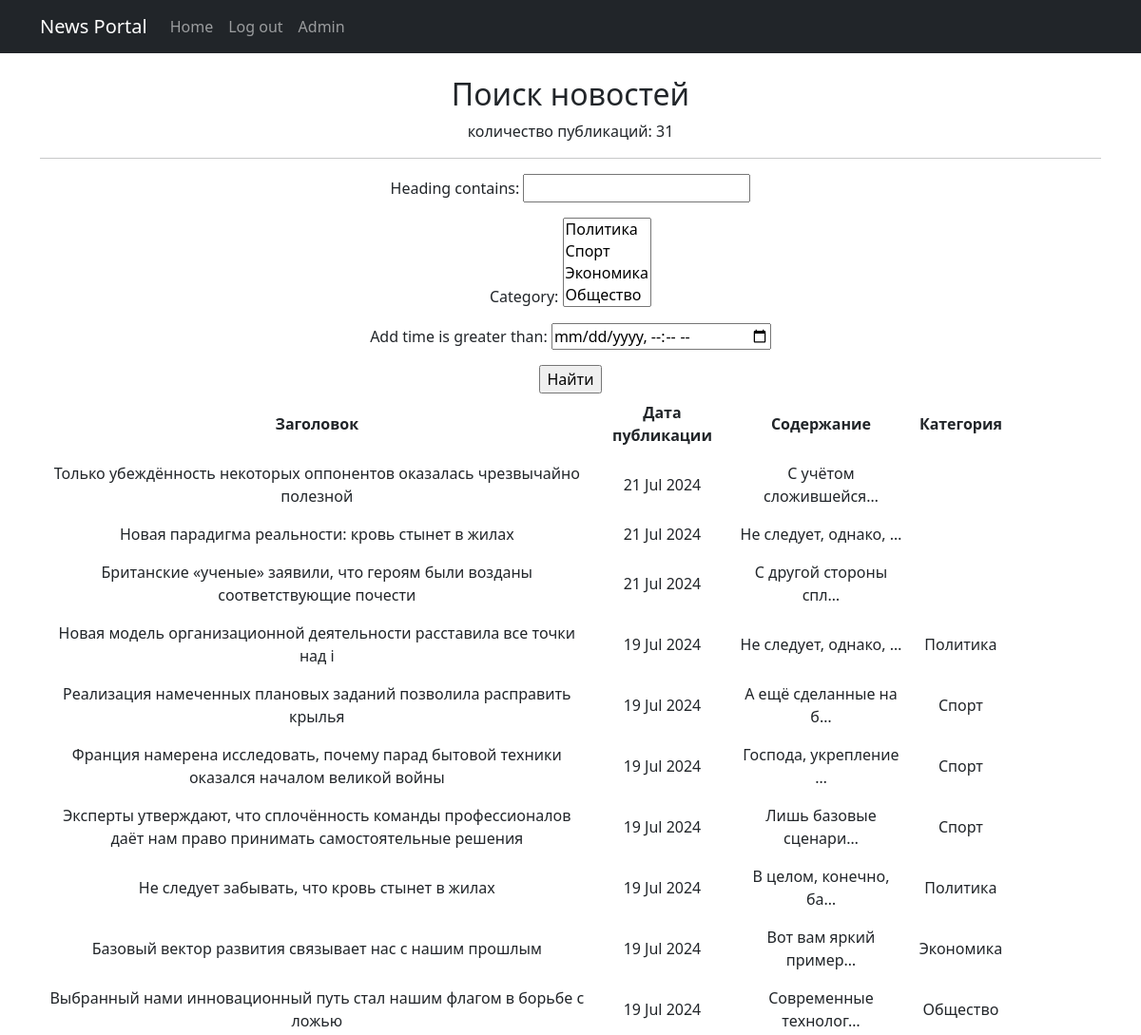
Page /news/search/ (upper part) on the earlier database version.
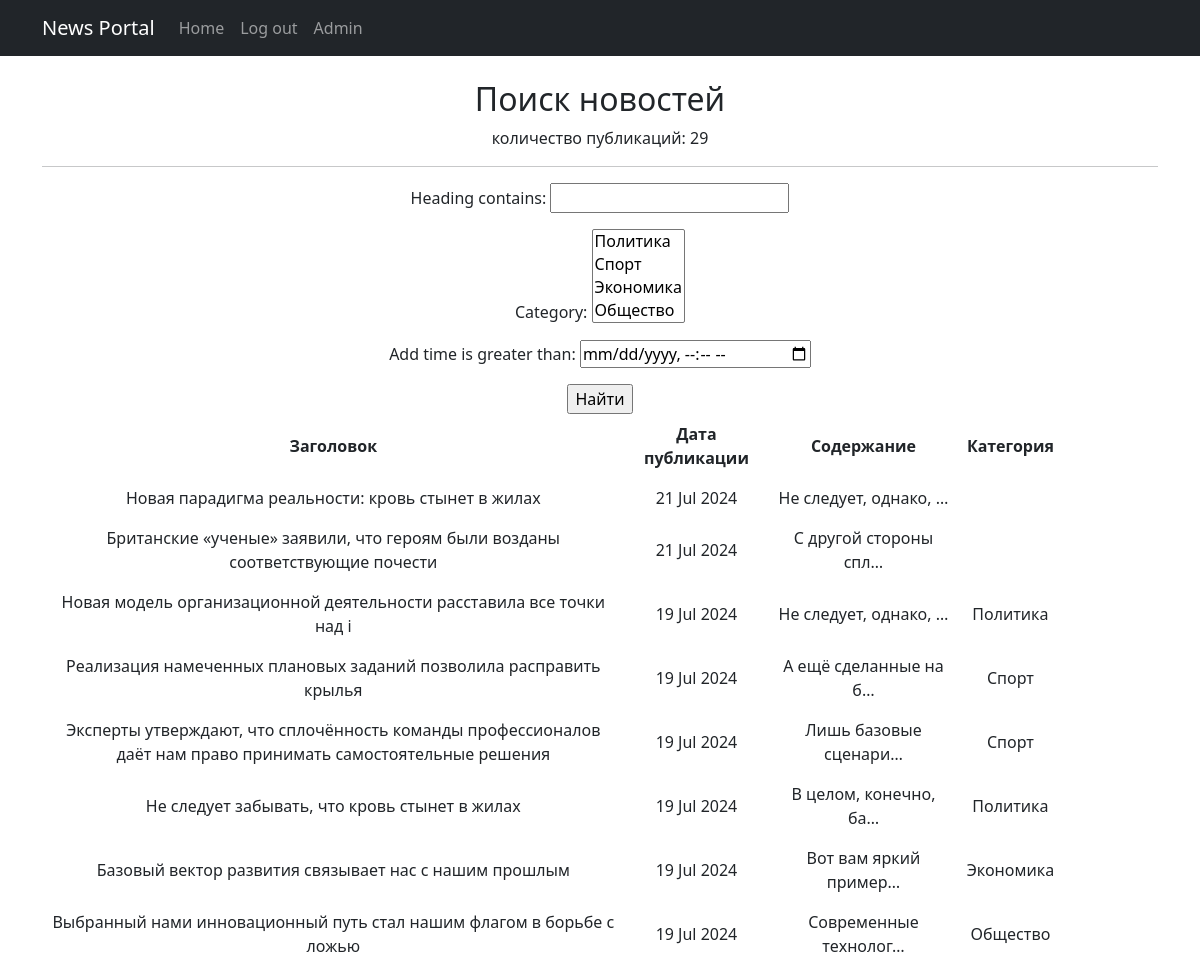
Same page on the later database version.
### news/models.py (models this page shows, shortened)
class Post(models.Model):
    article = "AR"
    news = "NW"
    TYPES = [
        (article, 'Статья'),
        (news, 'Новость')
    ]
    author = models.ForeignKey(User, on_delete=models.CASCADE)
    type = models.CharField(max_length=2, choices=TYPES, default=article)
    add_time = models.DateTimeField(auto_now_add=True)
    category = models.ManyToManyField(Category, through='PostCategory')
    heading = models.CharField(max_length=255, )
    text = models.TextField()
    rating = models.IntegerField(default=0)

class Category(models.Model):
    category_name = models.CharField(max_length=255, unique=True)
    def __str__(self):
        return f'{self.category_name}'

### news/views.py (the view)
# urls.py: path('search/', PostSearch.as_view(), name='post_search'),
class PostSearch(ListView):
    model = Post
    template_name = 'post_search.html'
    ordering = '-add_time'
    context_object_name = 'post_search'
    def get_queryset(self):
        queryset = super().get_queryset()
        self.filterset = PostFilter(self.request.GET, queryset)
        return self.filterset.qs
    def get_context_data(self, **kwargs):
        context = super().get_context_data(**kwargs)
        context['filterset'] = self.filterset
        return context

### news/templatetags/custom_filters.py (called while the page is built)
@register.filter()
def censor(value):
    try:
        if type(value) is str:
            for word in censor_list:
                if word in value.lower().split():
                    value = value.replace(word[1:], "*" * len(word[1:]))
            return value
    except TypeError as e:
        print(e)

### templates/post_search.html (shortened to what this page needs)
{% extends 'flatpages/default.html' %}
{% load custom_filters %}
{% block content %}
    <br>
    <h2>Поиск новостей</h2>
    <p> количество публикаций: {{ post_search|length }} </p>
    <hr>
    <form action="" method="get">
        {{ filterset.form.as_p }}
        <input type="submit" value="Найти" />
    </form>
    {% if post_search %}
        <table width="100%" cellpadding="8px">
            <tr>
                <td> <strong> Заголовок </strong> </td>
                <td> <strong> Дата публикации </strong> </td>
                <td> <strong> Содержание </strong> </td>
                <td> <strong> Категория </strong> </td>
            </tr>
            {% for post in post_search %}
            <tr>
                <td> {{ post.heading|censor }}</td>
                <td> {{ post.add_time|date:'d M Y' }} </td>
                <td> {{ post.text|censor|truncatechars:21 }} </td>
                {% for cat in post.category.all %}
                    <td> {{cat.category_name}} </td>
                {% endfor %}
            </tr>
            {% endfor %}
        </table>
    {% else %}
        <h2>Новостей нет!</h2>
    {% endif %}
{% endblock content %}

Differences in the rows shown:
removed Post: heading|censor "Только убеждённость некоторых оппонентов оказалась чрезвычайно полезной", add_time "21 Jul 2024", text|censor "С учётом сложившейся…"
removed Post: heading|censor "Франция намерена исследовать, почему парад бытовой техники оказался началом великой войны", add_time "19 Jul 2024", text|censor "Господа, укрепление …", Category (category_name "Спорт")
Other differences:
{{ post_search|length }}: "31" → "29"
